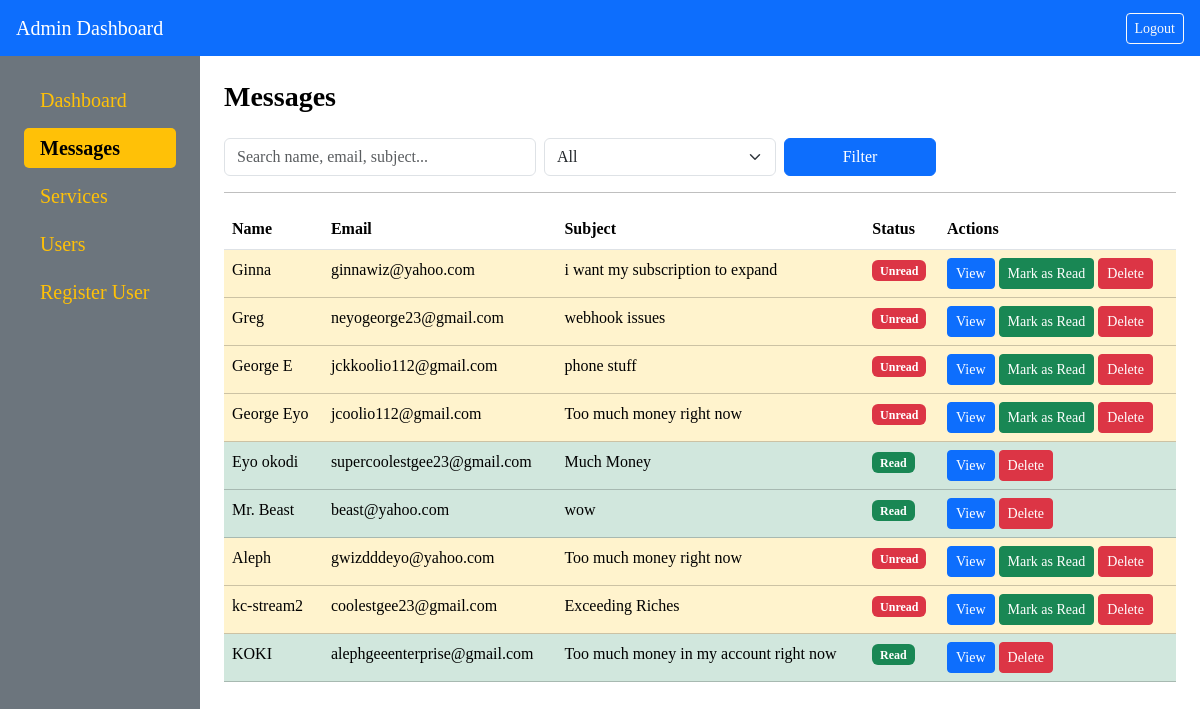
/messages/ (signed in), run on the app's committed database.
### dashboard/models.py (models this page shows, shortened)
class Message(models.Model):
    name = models.CharField(max_length=100)
    email = models.EmailField()
    subject = models.CharField(max_length=150)
    message = models.TextField()
    is_read = models.BooleanField(default=False)
    created_at = models.DateTimeField(auto_now_add=True)

### dashboard/views.py (the view)
# urls.py: path('messages/', message_list, name='message_list'),
@login_required
def message_list(request):
    messages = Message.objects.order_by('-created_at')
    q = request.GET.get('q')
    status = request.GET.get('status')
    if q:
        messages = messages.filter(
            Q(name__icontains=q) |
            Q(email__icontains=q) |
            Q(subject__icontains=q)
        )
    if status == 'read':
        messages = messages.filter(is_read=True)
    elif status == 'unread':
        messages = messages.filter(is_read=False)
    return render(request, 'dashboard/messages_list.html', {
        'messages': messages
    })

### dashboard/templates/dashboard/messages_list.html (shortened to what this page needs)
{% extends 'base.html' %}
{% block content %}
<h3 class="pb-3"><strong>Messages</strong></h3>
<form method="get" class="row g-2 mb-3">
  <div class="col-md-4">
    <input type="text" name="q" value="{{ request.GET.q }}"
           class="form-control" placeholder="Search name, email, subject...">
  </div>
  <div class="col-md-3">
    <select name="status" class="form-select">
      <option value="">All</option>
    </select>
  </div>
  <div class="col-md-2">
    <button class="btn btn-primary w-100">Filter</button>
  </div>
</form> <hr>
<table class="table table-hover mt-3">
    <thead>
        <tr>
            <th>Name</th>
            <th>Email</th>
            <th>Subject</th>
            <th>Status</th>
            <th>Actions</th>
        </tr>
    </thead>
    <tbody>
        {% for msg in messages %}
        <tr class="{% if not msg.is_read %}table-warning{% else %}table-success{% endif %}">
            <td>{{ msg.name }}</td>
            <td>{{ msg.email }}</td>
            <td>{{ msg.subject }}</td>
            <td>
                {% if msg.is_read %}
                    <span class="badge bg-success">Read</span>
                {% else %}
                    <span class="badge bg-danger">Unread</span>
                {% endif %}
            </td>
            <td>
                <a href="{% url 'message_detail' msg.pk %}" class="btn btn-sm btn-primary">View</a>
                {% if not msg.is_read %}
                <a href="{% url 'mark_message_read' msg.pk %}"
                   class="btn btn-sm btn-success">
                    Mark as Read
                </a>
                {% endif %}
                <a href="{% url 'message_delete' msg.pk %}"
                   class="btn btn-sm btn-danger"
                   onclick="return confirm('Delete this message?')">
                    Delete
                </a>
            </td>
        </tr>
        {% empty %}
        <tr>
            <td colspan="5" class="text-center">No messages yet.</td>
        </tr>
        {% endfor %}
    </tbody>
</table>
{% endblock %}

### templates/base.html (style rules this page uses)
body { font-family: 'Roboto, Arial, sans-serif'; margin: 0; background: var(--light); color: var(--dark); }

### data on the page
Message: name "Ginna", email "ginnawiz@yahoo.com", subject "i want my subscription to expand", is_read "Unread"
Message: name "Greg", email "neyogeorge23@gmail.com", subject "webhook issues", is_read "Unread"
Message: name "George E", email "jckkoolio112@gmail.com", subject "phone stuff", is_read "Unread"
Message: name "George Eyo", email "jcoolio112@gmail.com", subject "Too much money right now", is_read "Unread"
Message: name "Eyo okodi", email "supercoolestgee23@gmail.com", subject "Much Money", is_read "Read"
Message: name "Mr. Beast", email "beast@yahoo.com", subject "wow", is_read "Read"
Message: name "Aleph", email "gwizdddeyo@yahoo.com", subject "Too much money right now", is_read "Unread"
Message: name "kc-stream2", email "coolestgee23@gmail.com", subject "Exceeding Riches", is_read "Unread"
Message: name "KOKI", email "alephgeeenterprise@gmail.com", subject "Too much money in my account right now", is_read "Read"
